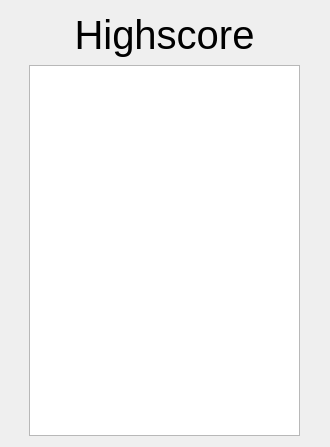
<?xml version="1.0" encoding="UTF-8"?>
<ui version="4.0">
 <class>HighScore</class>
 <widget class="QDialog" name="HighScore">
  <property name="geometry">
   <rect>
    <x>0</x>
    <y>0</y>
    <width>330</width>
    <height>447</height>
   </rect>
  </property>
  <property name="sizePolicy">
   <sizepolicy hsizetype="Fixed" vsizetype="Fixed">
    <horstretch>0</horstretch>
    <verstretch>0</verstretch>
   </sizepolicy>
  </property>
  <property name="minimumSize">
   <size>
    <width>330</width>
    <height>447</height>
   </size>
  </property>
  <property name="maximumSize">
   <size>
    <width>330</width>
    <height>447</height>
   </size>
  </property>
  <property name="windowTitle">
   <string>Dialog</string>
  </property>
  <layout class="QGridLayout" name="gridLayout">
   <item row="0" column="0">
    <widget class="QLabel" name="label">
     <property name="font">
      <font>
       <family>Arial</family>
       <pointsize>30</pointsize>
      </font>
     </property>
     <property name="text">
      <string>Highscore</string>
     </property>
     <property name="alignment">
      <set>Qt::AlignCenter</set>
     </property>
    </widget>
   </item>
   <item row="1" column="0">
    <widget class="QTableWidget" name="tableWidget">
     <property name="maximumSize">
      <size>
       <width>271</width>
       <height>371</height>
      </size>
     </property>
    </widget>
   </item>
  </layout>
 </widget>
 <resources/>
 <connections/>
</ui>
